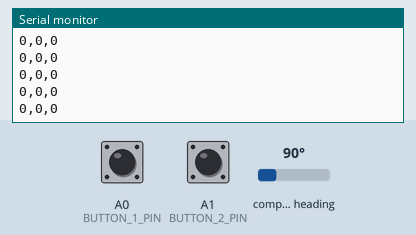
The sketch below on a simulated Arduino Uno, built with avr-gcc and run on an emulated ATmega328P. Shown: the last lines printed to the serial monitor. Wiring (inferred from the names in the program): AS5600 angle sensor at I2C address 0x36. Inputs (shaded band) come from the test bench; at power-on: compass heading 90°, A0 (BUTTON_1_PIN) HIGH, A1 (BUTTON_2_PIN) HIGH.

Above: at 1.2 s.
1.3 s: compass heading set to 7°
At 2.4 s:
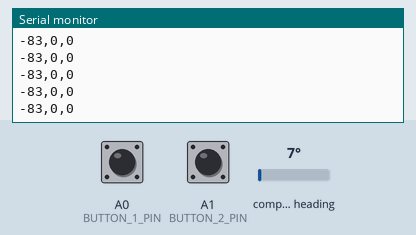
2.8 s: compass heading set to 269°
At 3.9 s:
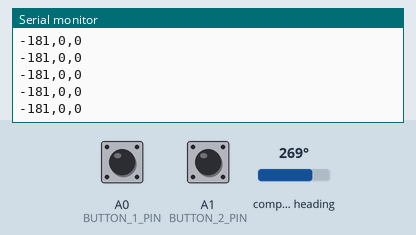
5.8 s: compass heading set to 352°
At 6.5 s:
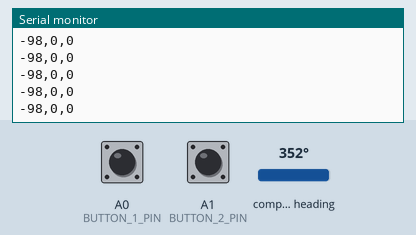
8.8 s: A0 (BUTTON_1_PIN) pulled LOW for 0.15 s
11.9 s: compass heading set to 90°
At 12.6 s:
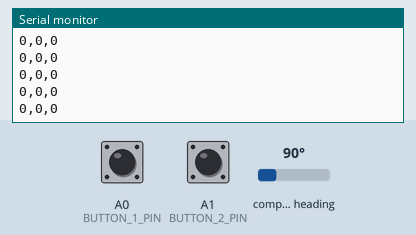
14.9 s: A1 (BUTTON_2_PIN) pulled LOW for 0.15 s
Timing chart, 0 to 17.5 s (numbered marks = the images above; inputs shaded):
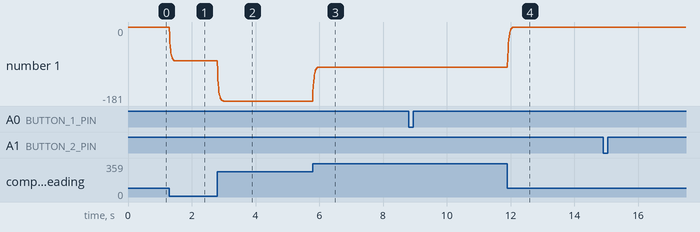

The sketch:

arduino_code.ino
```cpp
#include <Wire.h>

const uint8_t AS5600_ADDRESS = 0x36;
const uint8_t RAW_ANGLE_REGISTER = 0x0C;

const uint8_t BUTTON_1_PIN = A0;
const uint8_t BUTTON_2_PIN = A1;

// 450 degrees each side = 900 degrees total.
const long MAX_COUNTS_FROM_CENTER = 5120;
const float SMOOTHING_ALPHA = 0.25f;

uint16_t previousRawAngle = 0;
long unwrappedCounts = 0;
float filteredCounts = 0.0f;

bool readRawAngle(uint16_t &angle) {
  Wire.beginTransmission(AS5600_ADDRESS);
  Wire.write(RAW_ANGLE_REGISTER);

  if (Wire.endTransmission(false) != 0) return false;
  if (Wire.requestFrom(AS5600_ADDRESS, (uint8_t)2) != 2) return false;

  uint8_t highByte = Wire.read();
  uint8_t lowByte = Wire.read();
  angle = (((uint16_t)highByte << 8) | lowByte) & 0x0FFF;
  return true;
}

void setup() {
  Wire.begin();
  Serial.begin(9600);

  pinMode(BUTTON_1_PIN, INPUT_PULLUP);
  pinMode(BUTTON_2_PIN, INPUT_PULLUP);

  // Keep the wheel centered while the Arduino starts.
  while (!readRawAngle(previousRawAngle)) {
    delay(500);
  }
}

void loop() {
  uint16_t rawAngle;
  if (!readRawAngle(rawAngle)) {
    delay(10);
    return;
  }

  // Track movement across the AS5600's 0/4095 wrap point.
  int delta = (int)rawAngle - (int)previousRawAngle;
  if (delta > 2047) {
    delta -= 4096;
  } else if (delta < -2048) {
    delta += 4096;
  }

  // Keep this accumulated value unclamped so overtravel is remembered.
  unwrappedCounts += delta;
  previousRawAngle = rawAngle;

  // Clamp only the controller output.
  long targetCounts = constrain(
    unwrappedCounts,
    -MAX_COUNTS_FROM_CENTER,
     MAX_COUNTS_FROM_CENTER
  );

  filteredCounts +=
    (targetCounts - filteredCounts) * SMOOTHING_ALPHA;

  float degreesFloat = filteredCounts * 360.0f / 4096.0f;
  long steeringDegrees = (long)(
    degreesFloat >= 0
      ? degreesFloat + 0.5f
      : degreesFloat - 0.5f
  );

  steeringDegrees = constrain(steeringDegrees, -450, 450);

  int button1 = (digitalRead(BUTTON_1_PIN) == LOW) ? 1 : 0;
  int button2 = (digitalRead(BUTTON_2_PIN) == LOW) ? 1 : 0;

  if (steeringDegrees > 0) Serial.print('+');
  Serial.print(steeringDegrees);
  Serial.print(',');
  Serial.print(button1);
  Serial.print(',');
  Serial.println(button2);

  delay(10);
}
```

Measured:
- after the input at 1.3 s, the serial monitor: prints a new line at once (image 1)
- after the input at 2.8 s, the serial monitor: prints a new line at once (image 2)
- after the input at 5.8 s, the serial monitor: prints a new line at once (image 3)
- after the input at 11.9 s, the serial monitor: prints a new line at once (image 4)
- plotted number 1: 0 → -83 after the input at 1.3 s, -83 → -181 after the input at 2.8 s, -181 → -98 after the input at 5.8 s
